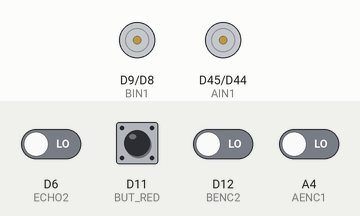
Bench run of a sketch on a simulated Arduino Due. On the bench: motor-driver pin pairs drawn as motors (green arrow = first pin HIGH = forward, orange = second pin HIGH = backward, longer = more drive). The inputs (shaded band) are chosen by the test bench; at power-on: D11 (BUT_RED) HIGH, A4 (AENC1), D6 (ECHO2), D12 (BENC2) LOW. What the sketch prints to the serial monitor is not drawn.

Above: at 0.8 s.
0.9 s: D11 (BUT_RED) pulled LOW for 0.15 s
At 1.11 s:
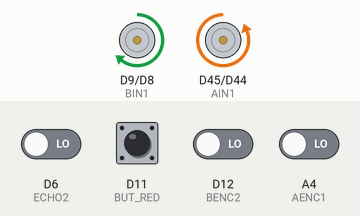
At 6.3 s:
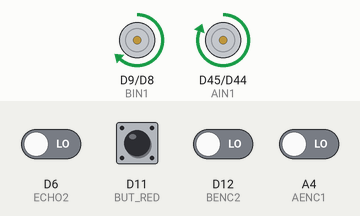
Timing chart, 0 to 7.8 s (numbered marks = the images above; inputs shaded):
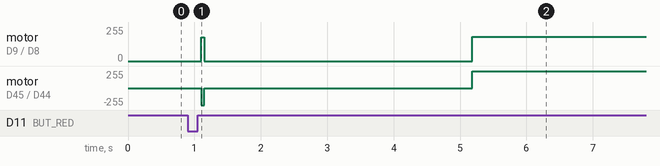

Measured:
- after the input at 0.9 s, motor on D9 (BIN1) / D8 (BIN2): stopped → forward 182/255 after 4.3 s; motor on D45 (AIN1) / D44 (AIN2): stopped → forward 255/255 after 4.3 s

The sketch:

Sensory_Adaptation_Firmware.ino
```cpp
#define LED 1
//SHARP IR DISTANCE SENSORS
#define IR1 A1
#define IR2 A3
#define IR3 A2

//MOTORS ENCODERS AND CONTROL
#define AENC1 A4
#define AENC2 A5
#define BENC1 10
#define BENC2 12

#define AIN1 45
#define AIN2 44
#define BIN1 9
#define BIN2 8

//SONAR PING SENSORS
#define TRIG1 4
#define ECHO1 3
#define TRIG2 7
#define ECHO2 6
#define TRIG3 33
#define ECHO3 32

//BUTTONS
#define BUT_RED 11
#define BUT_BLUE 13


volatile int lastEncodedA = 0;
volatile long encoderValueA = 0;
long lastencoderValueA = 0;

volatile int lastEncodedB = 0;
volatile long encoderValueB = 0;
long lastencoderValueB = 0;
//int lastMSBA = 0;
//int lastLSBA = 0;

void setup() {

  pinMode(AIN1, OUTPUT);
  digitalWrite(AIN1,LOW);
  pinMode(AIN2, OUTPUT);
  digitalWrite(AIN1,LOW);
  pinMode(BIN1, OUTPUT);
  digitalWrite(BIN1,LOW);
  pinMode(BIN2, OUTPUT);
  digitalWrite(BIN2,LOW);
  motorA(0,0);
  motorB(0,0);

  pinMode(AENC1, INPUT);
  pinMode(AENC2, INPUT);
  pinMode(BENC1, INPUT);
  pinMode(BENC2, INPUT);

  pinMode(TRIG1, OUTPUT);
  pinMode(TRIG2, OUTPUT);
  pinMode(TRIG3, OUTPUT);
  pinMode(ECHO1, INPUT);
  pinMode(ECHO2, INPUT);
  pinMode(ECHO3, INPUT);

  pinMode(IR1, INPUT);
  pinMode(IR2, INPUT);
  pinMode(IR3, INPUT);

  pinMode(BUT_RED, INPUT_PULLUP);
  //digitalWrite(BUT_RED, HIGH);
  pinMode(BUT_BLUE, INPUT_PULLUP);
  //digitalWrite(BUT_BLUE, HIGH);


SerialUSB.begin(115200);
//while(!SerialUSB);
int BUT_REDstate = digitalRead(BUT_RED);
while(BUT_REDstate == HIGH){
  BUT_REDstate = digitalRead(BUT_RED);
  delay(50);
}
SerialUSB.println("Button Pressed");
while(BUT_REDstate == LOW){
  BUT_REDstate = digitalRead(BUT_RED);
  delay(50);
}
SerialUSB.println("Button Released");
motorA(10,1);
motorB(10,1);
delay(50);
motorA(0,0);
motorB(0,0);
delay(3000);


}

void loop() {

/*int ping1 = PING(ECHO1, TRIG1);
int ping2 = PING(ECHO2, TRIG2);
int ping3 = PING(ECHO3, TRIG3);
SerialUSB.print("Ping1: ");
SerialUSB.print(ping1);
SerialUSB.print(", Ping2: ");
SerialUSB.print(ping2);
SerialUSB.print(", Ping3: ");
SerialUSB.println(ping3);
float ReadIR1 = analogRead(IR1);
float ReadIR2 = analogRead(IR2);
float ReadIR3 = analogRead(IR3);
SerialUSB.print("IR1: ");
SerialUSB.print(ReadIR1);
SerialUSB.print(", IR2: ");
SerialUSB.print(ReadIR2);
SerialUSB.print(", IR3: ");
SerialUSB.println(ReadIR3);
delay(1000);*/
DriveStraightStop();
delay(1000);
TurnLeftStop();
delay(1000);
TurnLeftStop();
delay(1000);
DriveStraightStop();
while(1);

}


void updateEncoderA(){
  int MSB = digitalRead(AENC1); //MSB = most significant bit
  int LSB = digitalRead(AENC2); //LSB = least significant bit

  int encoded = (MSB << 1) |LSB; //converting the 2 pin value to single number
  int sum  = (lastEncodedA << 2) | encoded; //adding it to the previous encoded value

  if(sum == 0b1100 || sum == 0b1111) encoderValueA ++;
  if(sum == 0b1101 || sum == 0b0110) encoderValueA --;

  lastEncodedA = encoded; //store this value for next time
}

void updateEncoderB(){
  int MSB = digitalRead(BENC1); //MSB = most significant bit
  int LSB = digitalRead(BENC2); //LSB = least significant bit

  int encoded = (MSB << 1) |LSB; //converting the 2 pin value to single number
  int sum  = (lastEncodedB << 2) | encoded; //adding it to the previous encoded value

  if(sum == 0b1100 || sum == 0b1111) encoderValueB ++;
  if(sum == 0b1101 || sum == 0b0110) encoderValueB --;

  lastEncodedB = encoded; //store this value for next time
}


//Percent of motor speec and direction(1/0, forward/backward);
void motorA(int percent, int dir){
  if (dir==1){
    digitalWrite(AIN1, LOW);
    int drive = map(percent, 0, 100, 170, 255);
    analogWrite(AIN2, drive);
  }
  if (dir==0){
    digitalWrite(AIN2, LOW);
    int drive = map(percent, 0, 100, 170, 255);
    analogWrite(AIN1, drive);
  }
  if (percent<1){
    digitalWrite(AIN1, LOW);
    digitalWrite(AIN2, LOW);
  }
}

void motorB(int percent, int dir){
  if (dir==0){
    digitalWrite(BIN1, LOW);
    int drive = map(percent, 0, 100, 170, 255);
    analogWrite(BIN2, drive);
  }
  if (dir==1){
    digitalWrite(BIN2, LOW);
    int drive = map(percent, 0, 100, 170, 255);
    analogWrite(BIN1, drive);
  }
  if (percent<1){
    digitalWrite(BIN1, LOW);
    digitalWrite(BIN2, LOW);
  }
}

void DriveStraightStop(){
  attachInterrupt(AENC1, updateEncoderA, CHANGE);
  //attachInterrupt(AENC2, updateEncoderA, CHANGE);
  //attachInterrupt(BENC1, updateEncoderB, CHANGE);
  attachInterrupt(BENC2, updateEncoderB, CHANGE);
  int distance = PING(ECHO2, TRIG2);

  int mA = 15;
  int mB = 15;
  int mRateA = 150;
  int mRateB = 150;
  encoderValueA = 0;
  encoderValueB = 0;
  while(distance > 10){
    motorA(mA, 1);
    motorB(mB, 1);
    if (encoderValueA > encoderValueB){
      mRateA--;
      mRateB++;
    }
    if (encoderValueA < encoderValueB){
      mRateB--;
      mRateA++;
    }
    mA = mRateA / 10;
    mB = mRateB / 10;
    mA = constrain(mA,0,25);
     mB = constrain(mB,0,25);
     //SerialUSB.print(mRateA);
     //SerialUSB.print(", ");
     //SerialUSB.println(mRateB);
     SerialUSB.print(encoderValueA);
     SerialUSB.print(", ");
     SerialUSB.println(encoderValueB);
    delay(50);
    distance = PING(ECHO2,TRIG2);
  }
  motorA(0,0);
  motorB(0,0);
}

void TurnLeftStop(){
  attachInterrupt(AENC1, updateEncoderA, CHANGE);
  //attachInterrupt(AENC2, updateEncoderA, CHANGE);
  //attachInterrupt(BENC1, updateEncoderB, CHANGE);
  attachInterrupt(BENC2, updateEncoderB, CHANGE);
  encoderValueA = 0;
  encoderValueB = 0;
  while(encoderValueA > -60 || encoderValueB < 70){
  if (encoderValueA > -60){
   motorA(15, 0);
  }
  else{
    motorA(0,0);
  }
  if (encoderValueB < 70){
   motorB(15, 1);
  }
  else{
    motorB(0,0);
  }
  SerialUSB.print(encoderValueA);
     SerialUSB.print(", ");
     SerialUSB.println(encoderValueB);
  }
  motorA(0,0);
  motorB(0,0);
}

int getRPM_A(){
  attachInterrupt(AENC1, updateEncoderA, CHANGE);
  attachInterrupt(AENC2, updateEncoderA, CHANGE);
  int encoderA_S = 0;
  int encoderA_F = 0;
  encoderA_S = encoderValueA;
  delay(10);
  encoderA_F = encoderValueA;
  int change = encoderA_F - encoderA_S;
  int rpm = ((change/12) * 100 * 60)/26;
  return change;
  detachInterrupt(AENC1);
  detachInterrupt(BENC1);
}

void motorA_RPM(int rpm, int dir){

  attachInterrupt(AENC1, updateEncoderA, CHANGE);
  attachInterrupt(AENC2, updateEncoderA, CHANGE);
  int timeS,timeE = 0;
  int encoderA_S = 0;
  int encoderA_F = 0;


  encoderA_S = encoderValueA;
  delay(10);


}


unsigned long PING(int echoPin, int trigPin)
{
   // Switch signalpin to output
  pinMode(trigPin,OUTPUT);
  digitalWrite(trigPin, LOW); // Send low pulse
  delayMicroseconds(2); // Wait for 2 microseconds
  digitalWrite(trigPin, HIGH); // Send high pulse
  delayMicroseconds(5); // Wait for 5 microseconds
  digitalWrite(trigPin, LOW); // Holdoff
  pinMode(trigPin, INPUT);
  //pinMode(trigpin, HIGH);
   // Turn on pullup resistor
  // please note that pulseIn has a 1sec timeout, which may
  // not be desirable. Depending on your sensor specs, you
  // can likely bound the time like this -- marcmerlin
  // echo = pulseIn(ultraSoundSignal, HIGH, 38000)
  unsigned long echo = pulseIn(echoPin, HIGH,30000); //Listen for echo
  unsigned long ultrasoundValue = (echo / 58.138);// * .39; //convert to CM then to inches
  return ultrasoundValue;

}
```
